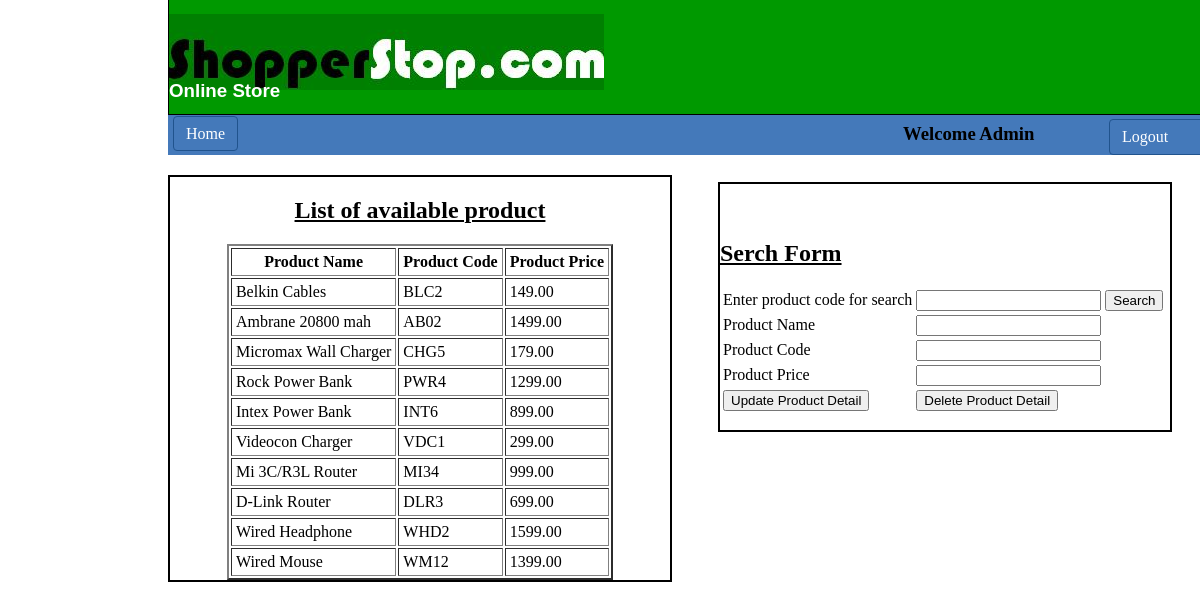
/list_of_product_admin.php (signed in), run on the app's committed database.
### tables this page shows
CREATE TABLE IF NOT EXISTS `tblproduct` (
  `id` int(8) NOT NULL AUTO_INCREMENT,
  `name` varchar(255) NOT NULL,
  `code` varchar(255) NOT NULL,
  `image` text NOT NULL,
  `price` double(10,2) NOT NULL,
  PRIMARY KEY (`id`),
  UNIQUE KEY `product_code` (`code`)
);

### list_of_product_admin.php (the view, shortened to what this page needs)
<html>
<head>
</head>
<body style="background:url(banner.jpg);">
<div class="bd">
	<div class="title">
    	<img class="img" src="title.JPG" /><h3 style="margin-top:-10px; color:#FFF; font-family:'Trebuchet MS', Arial, Helvetica, sans-serif;">Online Store</h3>
    </div>
    <div class="menu"><div style="margin-top:5px;">
    	<a class="link_btn" href="index.php">Home</a><h3 style="margin-top:-20px; margin-left:730px;">Welcome Admin</h3>
    	<a class="link_btn" style="float:right; margin-right:8px; margin-top:-45px; width:80px;" href="logout.php">Logout</a>
    </div></div>
    <div style="height:auto; width:500px; border:2px solid #000; margin-top:20px;">
    <h2 align="center"><u>List of available product</u></h2>
    <?php
     $con = mysqli_connect('localhost','root','');
        $sql = "select * from tblproduct";
        $result = mysqli_query($con, $sql);
        ?><table align="center" cellpadding="4" border="2px">
        <th style="padding-left: 5px; padding-right: 5px;">Product Name </th><th>Product Code</th><th>Product Price</th>
        <?php
        while($row=mysqli_fetch_array($result))
        {
            echo "<tr><td>$row[1]</td><td>$row[2]</td><td>$row[4]</td></tr>";
        }
    ?>
    </table>
    </div>
	<div style="height:auto; width:450px; border:2px solid #000; margin-top:-400px; margin-left:550px;">
    <form name="form_update" method="post" action="#">
    <table>
    <br><br>
    <h2><u>Serch Form</u></h2>
        <tr><td>Enter product code for search</td><td><input type="text" name="search_prod"></td>
            <td><input type="submit" name="searchbycode" value="Search"></td></tr>
        <tr><td>Product Name</td><td><input type="text" name="update_name" value="<?php echo $name; ?>"></td></tr>
        <tr><td>Product Code </td><td><input type="text" name="update_code" value="<?php echo $code; ?>"/></td></tr>
        <tr><td>Product Price</td><td><input type="text" name="update_price" value="<?php echo $price; ?>"/></td></tr>
        <tr><td><input type="submit" name="update_product" value="Update Product Detail"/></td>
            <td><input type="submit" name="delete_product" value="Delete Product Detail"/></td>
        </tr>
    </table>
    </form>
	</div>
</div>
</body>
</html>

### list_of_product_admin.php (style rules this page uses)
.bd { height:900px; width:1060px; background:#FFF; margin-left:160px; margin-top:-15px; }
.title { height:120px; background:#090; margin-top:-15px; border:1px solid #000; }
.img { margin-top:20px; }
.menu { width:1050px; height:30px; background:#4479BA; padding:5px; }
.link_btn { border-radius: 4px; border: solid 1px #20538D; background: #4479BA; color: #FFF; padding: 8px 12px; text-decoration: none; margin-top:5px; }

### data on the page
tblproduct: name "Belkin Cables", code "BLC2", price "149.00"
tblproduct: name "Ambrane 20800 mah", code "AB02", price "1499.00"
tblproduct: name "Micromax Wall Charger", code "CHG5", price "179.00"
tblproduct: name "Rock Power Bank", code "PWR4", price "1299.00"
tblproduct: name "Intex Power Bank", code "INT6", price "899.00"
tblproduct: name "Videocon Charger", code "VDC1", price "299.00"
tblproduct: name "Mi 3C/R3L Router", code "MI34", price "999.00"
tblproduct: name "D-Link Router", code "DLR3", price "699.00"
tblproduct: name "Wired Headphone", code "WHD2", price "1599.00"
tblproduct: name "Wired Mouse", code "WM12", price "1399.00"
